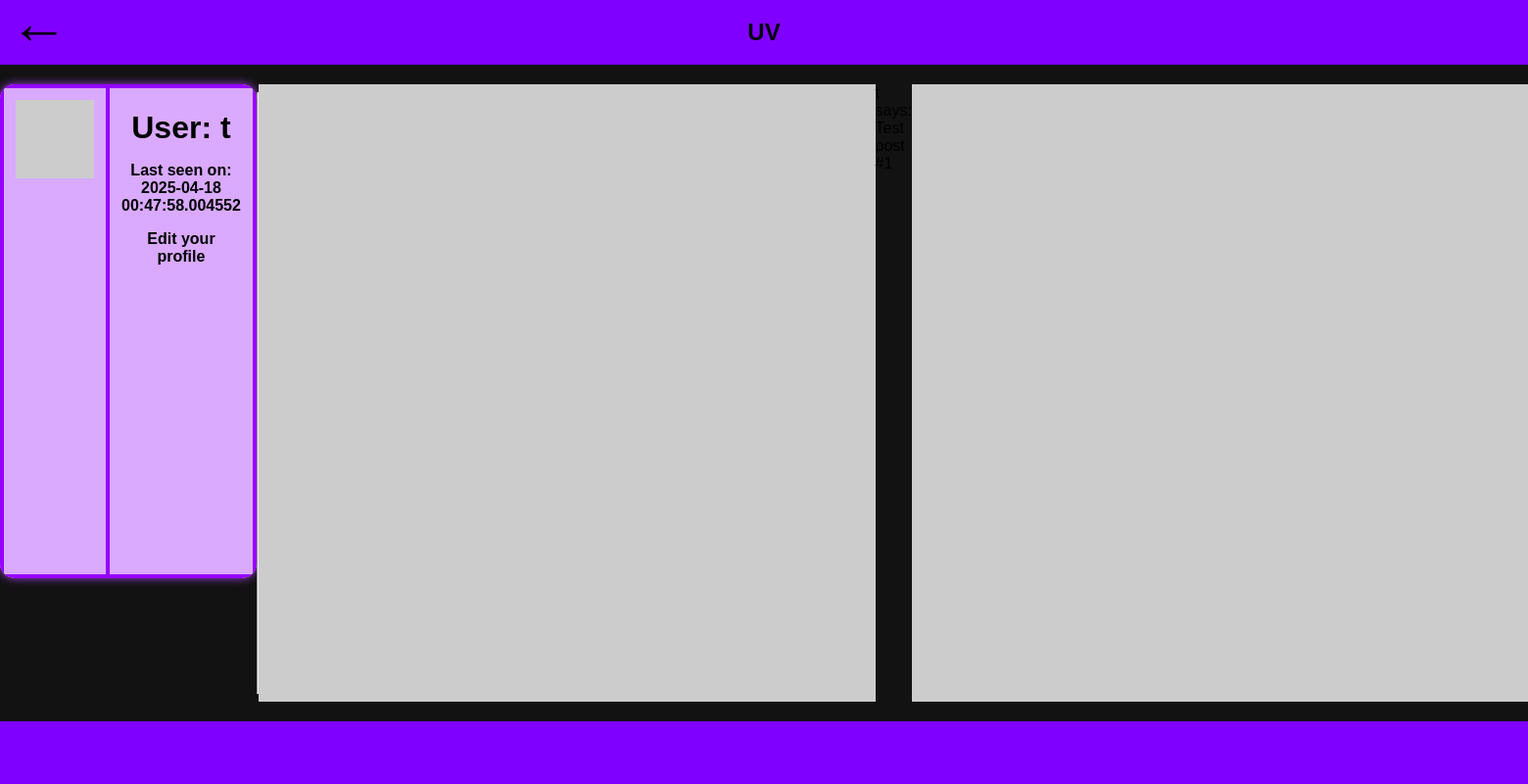
Before: /user/t (signed in) with the older database file.
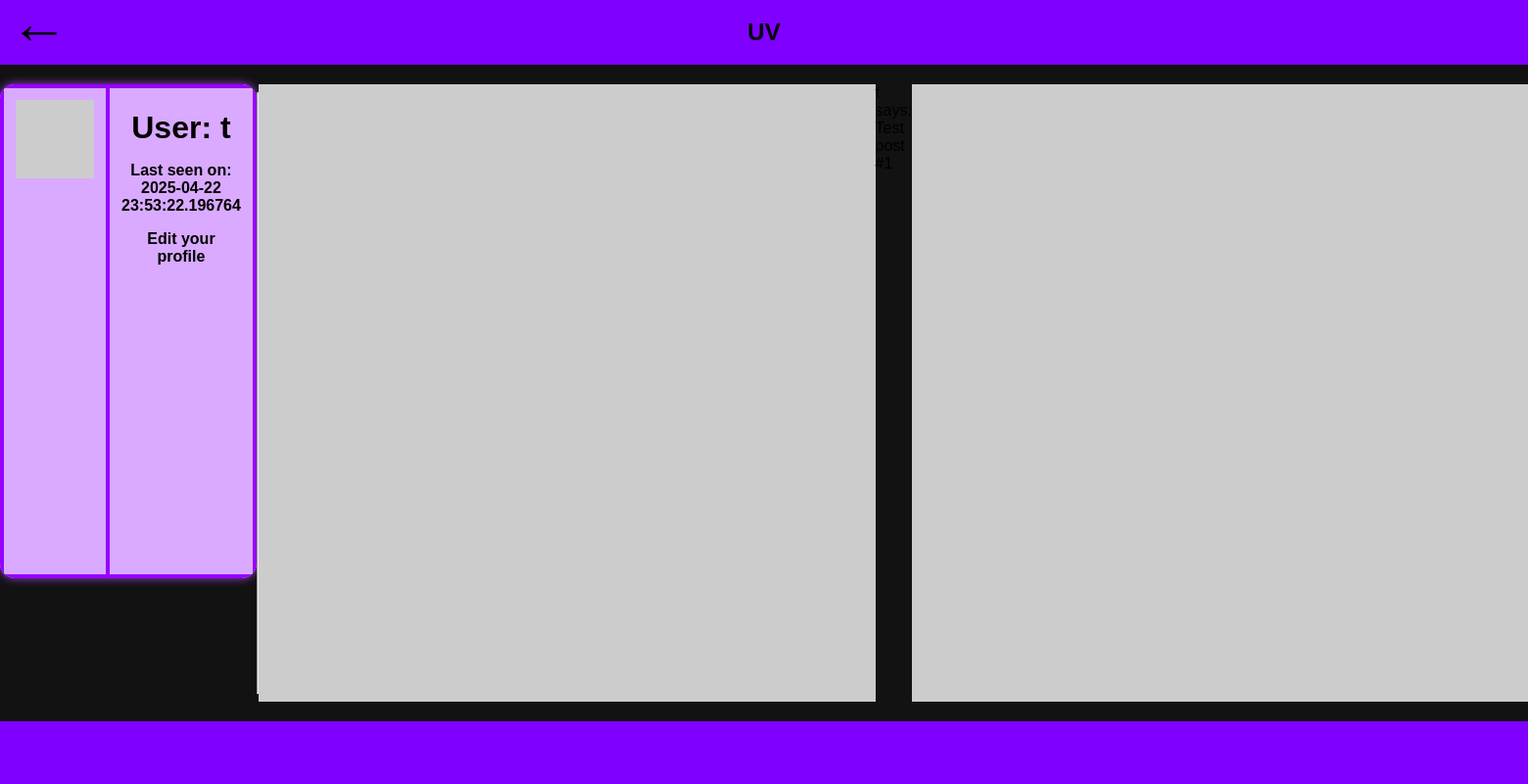
After: the same page with the newer database file.
### app/models.py (models this page shows, shortened)
class User(UserMixin, db.Model):
    id: so.Mapped[int] = so.mapped_column(primary_key=True)
    username: so.Mapped[str] = so.mapped_column(sa.String(64), index=True,
                                                unique=True)
    email: so.Mapped[str] = so.mapped_column(sa.String(120), index=True,
                                                unique=True)
    password_hash: so.Mapped[Optional[str]] = so.mapped_column(sa.String(256))
    posts: so.WriteOnlyMapped['Post'] = so.relationship(
        back_populates='author')
    def avatar(self, size):
        digest = md5(self.email.lower().encode('utf-8')).hexdigest()
        return f'https://www.gravatar.com/avatar/%7Bdigest%7D?d=identicon&s={size}'
    about_me: so.Mapped[Optional[str]] = so.mapped_column(sa.String(140))
    last_seen: so.Mapped[Optional[datetime]] = so.mapped_column(
        default=lambda: datetime.now(timezone.utc))

### app/routes.py (the view)
@app.route('/user/<username>')
@login_required
def user(username):
    user = db.first_or_404(sa.select(User).where(User.username == username))
    posts = [
        {'author': user, 'body': 'Test post #1'},
        {'author': user, 'body': 'Test post #2'}
    ]
    return render_template('user.html', user=user, posts=posts, exibir_botao_voltar=True)

### app/models.py (called while the page is built)
@login.user_loader
def load_user(id):
    return db.session.get(User, int(id))

### app/routes.py (called while the page is built)
@app.before_request
def before_request():
    if current_user.is_authenticated:
        current_user.last_seen = datetime.now(timezone.utc)
        db.session.commit()

### app/templates/user.html (shortened to what this page needs)
{% extends "base.html" %}
{% block content %}
        <table>
            <tr valign="top">
                <td><img src="{{ user.avatar(128) }}"></td>
                <td>
                    <h1>User: {{ user.username }}</h1>
                    {% if user.last_seen %}<p>Last seen on: {{ user.last_seen }}</p>{% endif %}
                    {% if user == current_user %}
                        <p><a href="{{ url_for('edit_profile') }}">Edit your profile</a></p>
                    {% endif %}
                </td>
            </tr>
        </table>
    <hr>
    {% for post in posts %}
        {% include '_post.html' %}
    {% endfor %}
{% endblock %}

### app/templates/base.html (shortened to what this page needs)
<!DOCTYPE html>
<html lang="en">
<head>
    <link rel="stylesheet" href="{{ url_for('static', filename='css/base.css') }}">
    <link rel="stylesheet" href="{{ url_for('static', filename='css/login.css') }}">
    <link rel="stylesheet" href="{{ url_for('static', filename='css/index.css') }}">
    <link rel="stylesheet" href="{{ url_for('static', filename='css/registros.css') }}">
    <link rel="stylesheet" href="{{ url_for('static', filename='css/editar_registro.css') }}">
    <link rel="stylesheet" href="{{ url_for('static', filename='css/estatistica.css') }}">
    <link rel="stylesheet" href="{{ url_for('static', filename='css/manual.css') }}">
    <link rel="stylesheet" href="{{ url_for('static', filename='css/register.css') }}">
    <link rel="stylesheet" href="{{ url_for('static', filename='css/edit_profile.css') }}">
</head>
<body>
    <div class="header">
        {% if exibir_botao_voltar %}
        <a href="{{ url_for('index') }}">←</a>
        {% endif %}
        <h1 class="global-title">UV</h1>
    </div>
    <div class="container">
        {% block content %}
        {% endblock %}
    </div>
    <div class="footer">
    </div>
</body>
</html>

### app/templates/_post.html (shortened to what this page needs)
<tr valign="top">
    <td><img src="{{ post.author.avatar(36) }}"></td>
    <td>{{ post.author.username }} says:<br>{{ post.body }}</td>
</tr>

### app/static/css/base.css (style rules this page uses)
html, body { height: 100%; margin: 0; padding: 0; display: flex; flex-direction: column; background-color: #111111ed; font-family: 'Segoe UI', Tahoma, Geneva, Verdana, sans-serif; color: #eee; }
.container { width: 100%; height: 100%; margin: 20px auto; flex: 1; display: flex; color: black; }
.header { position: relative; text-align: center; padding: 2.4vh 0; background-color: #8000ff; }
.header a { position: absolute; left: 10px; top: 35%; transform: translateY(-50%); text-decoration: none; color: black; font-size: 60px; justify-content: center; align-items: center; }
.global-title { margin: 0; color: black; font-size: 24px; }
.footer { background-color: #8000ff; display: flex; justify-content: center; align-items: center; padding: 12px 0; text-align: center; color: #7F00FF; margin-top: auto; height: 5%; }

### app/static/css/registros.css (style rules this page uses)
h1, h2 { text-align: center; margin: 10px 0; }
a { color: black; text-decoration: none; margin-left: 10px; font-size: 1.2em; display: inline-block; margin-bottom: 10px; }
table { background-color: #d9aaff; border-collapse: collapse; width: 80%; max-width: 400px; border-radius: 15px; overflow: hidden; box-shadow: 0 0 10px #a03de3; height: 80%; }
th, td { padding: 12px; text-align: center; font-weight: bold; font-size: 1em; border: 2px solid #3f006b; }
a { font-size: 16px; margin: 0px; text-decoration: none; }

### app/static/css/estatistica.css (style rules this page uses)
.table-estatistica tr, td, th { border-color: #9600ff; border-width: 4px; color: black; }

### app/static/css/register.css (style rules this page uses)
body { background-color: #121212; color: black; font-family: sans-serif; margin: 0; padding: 0; }

### app/static/css/edit_profile.css (style rules this page uses)
body { height: 100%; }

Changed rows visible on the page:
changed User: last_seen "2025-04-18 00:47:58.004552" → "2025-04-22 23:53:22.196764"
